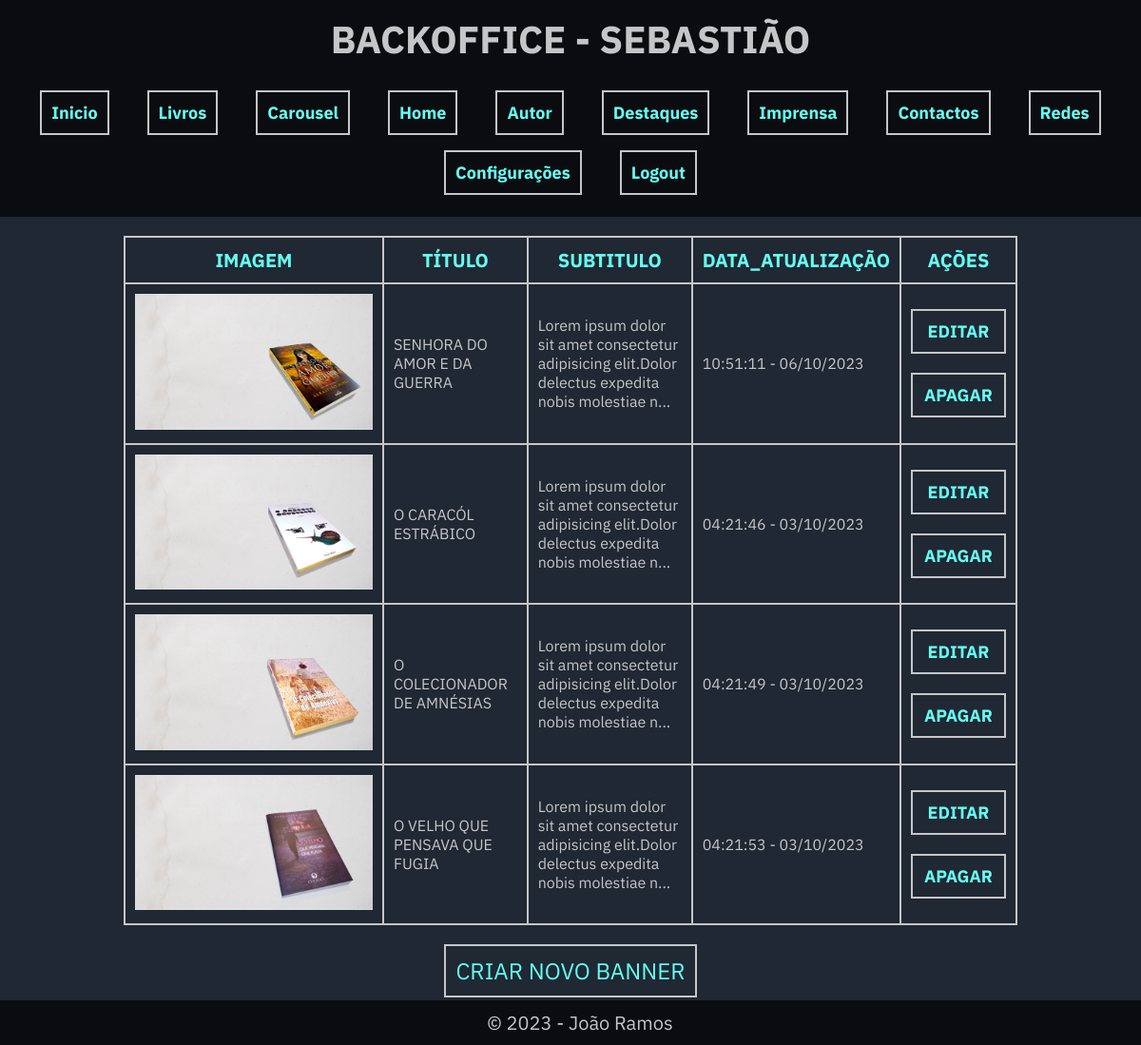
/backoffice/carousel.php (signed in), run on the app's committed database.
### tables this page shows
CREATE TABLE `banners` (
  `id` int(11) NOT NULL,
  `imagem` varchar(1500) NOT NULL,
  `titulo` varchar(250) NOT NULL,
  `subtitulo` varchar(1500) NOT NULL,
  `link` varchar(1500) NOT NULL,
  `imagem_mobile` varchar(1500) NOT NULL,
  `data_atualizacao` varchar(300) NOT NULL,
  `observacao` varchar(100) NOT NULL
);

### backoffice/base_dados.php (called while the page is built, shortened)
<?php
require_once ("config.php");
$pdo = new PDO("mysql:dbname=" . $config["dbname"] . ";host=" . $config["host"], $config["user"], $config["password"]);
function selectSQL($sql){
    global $pdo;
    $query = $pdo->query($sql);
    $result = $query->fetchAll(PDO::FETCH_ASSOC);
    return $result;
}
?>

### backoffice/carousel.php (the view, shortened to what this page needs)
<?php
$resultados = selectSQL("SELECT * FROM banners");
?>
<?php require("components/header.php"); ?>
<main>
    <?php if(!empty($resultados)): ?>
    <div class="table-div">
        <table>
            <tr>
                <th>Imagem</th>
                <th>Título</th>
                <th>Subtitulo</th>
                <th>Data_atualização</th>
                <th>Ações</th>
            </tr>
            <?php foreach($resultados as $r): ?>
            <?php
                $subtitulo = $r["subtitulo"];
                if (strlen($subtitulo) > 100) {
                    $subtitulo = substr($subtitulo, 0, 100) . "...";
                }
            ?>
            <tr>
                <td> <img width="250" src="<?= $r["imagem"] ?>" alt="<?php $r["titulo"]?>"></td>
                <td> <?= $r["titulo"] ?></td>
                <td> <?= $subtitulo ?></td>
                <td> <?= $r["data_atualizacao"] ?></td>
                <td>
                    <form action="update.php" method="GET">
                        <button class="button-css" name="editar" value="<?= $r["id"] ?>">EDITAR</button>
                    </form>
                    <br>
                    <form action="delete.php" method="GET">
                        <button class="button-css" name="apagar" value="<?= $r["id"] ?>">APAGAR</button>
                    </form>
                </td>
            </tr>
            <?php endforeach; ?>
        </table>
        <form action="criar_banner.php" method="GET">
            <button type="submit" class="button-css-large criar">CRIAR NOVO BANNER</button>
        </form>
    </div>
    <?php endif; ?>
</main>
<?php require("components/footer.php"); ?>

### backoffice/backoffice-style.css (style rules this page uses)
* { font-family: "IBM Plex Sans" !important; padding: 0; margin: 0; }
body { background-color: #1f2833; color: #c5c6c7; }
ul a, .login-submit-css, .button-css { text-decoration: none; padding: 10px; font-weight: bold; font-size: 18px; color: #66fcf1; transition-duration: 0.4s; }
ul a, .button-css { border: 2px solid #c5c6c7; transition-duration: 0.5s; }
.table-div { width: 100%; }
table, tr, td, th { border: 2px solid #c5c6c7; color: #c5c6c7; border-collapse: collapse; padding: 10px; }
th { color: #66fcf1; font-size: 20px; text-transform: uppercase; }
table { width: 80%; border: none; display: flex; flex-direction: column; justify-content: center; align-items: center; margin: 10px auto !important; }
.button-css, .button-css-large { border: 2px solid #c5c6c7; color: #66fcf1; background-color: #1f2833; text-decoration: none; cursor: pointer !important; transition-duration: 0.4s; }
.button-css { width: 100px; }
.button-css-large { width: fit-content; padding: 10px; text-transform: uppercase; font-size: 24px; display: block; margin: auto; }
.criar { margin-bottom: 50px; }

### data on the page
banners: imagem (picture), titulo "SENHORA DO AMOR E DA GUERRA", subtitulo "Lorem ipsum dolor sit amet consectetur adipisicing elit.Dolor delectus expedita nobis molestiae n...", data_atualizacao "10:51:11 - 06/10/2023", $r["id"] 7 (drawn)
banners: imagem (picture), titulo "O CARACÓL ESTRÁBICO", subtitulo "Lorem ipsum dolor sit amet consectetur adipisicing elit.Dolor delectus expedita nobis molestiae n...", data_atualizacao "04:21:46 - 03/10/2023", $r["id"] 8 (drawn)
banners: imagem (picture), titulo "O COLECIONADOR DE AMNÉSIAS", subtitulo "Lorem ipsum dolor sit amet consectetur adipisicing elit.Dolor delectus expedita nobis molestiae n...", data_atualizacao "04:21:49 - 03/10/2023", $r["id"] 9 (drawn)
banners: imagem (picture), titulo "O VELHO QUE PENSAVA QUE FUGIA", subtitulo "Lorem ipsum dolor sit amet consectetur adipisicing elit.Dolor delectus expedita nobis molestiae n...", data_atualizacao "04:21:53 - 03/10/2023", $r["id"] 10 (drawn)
